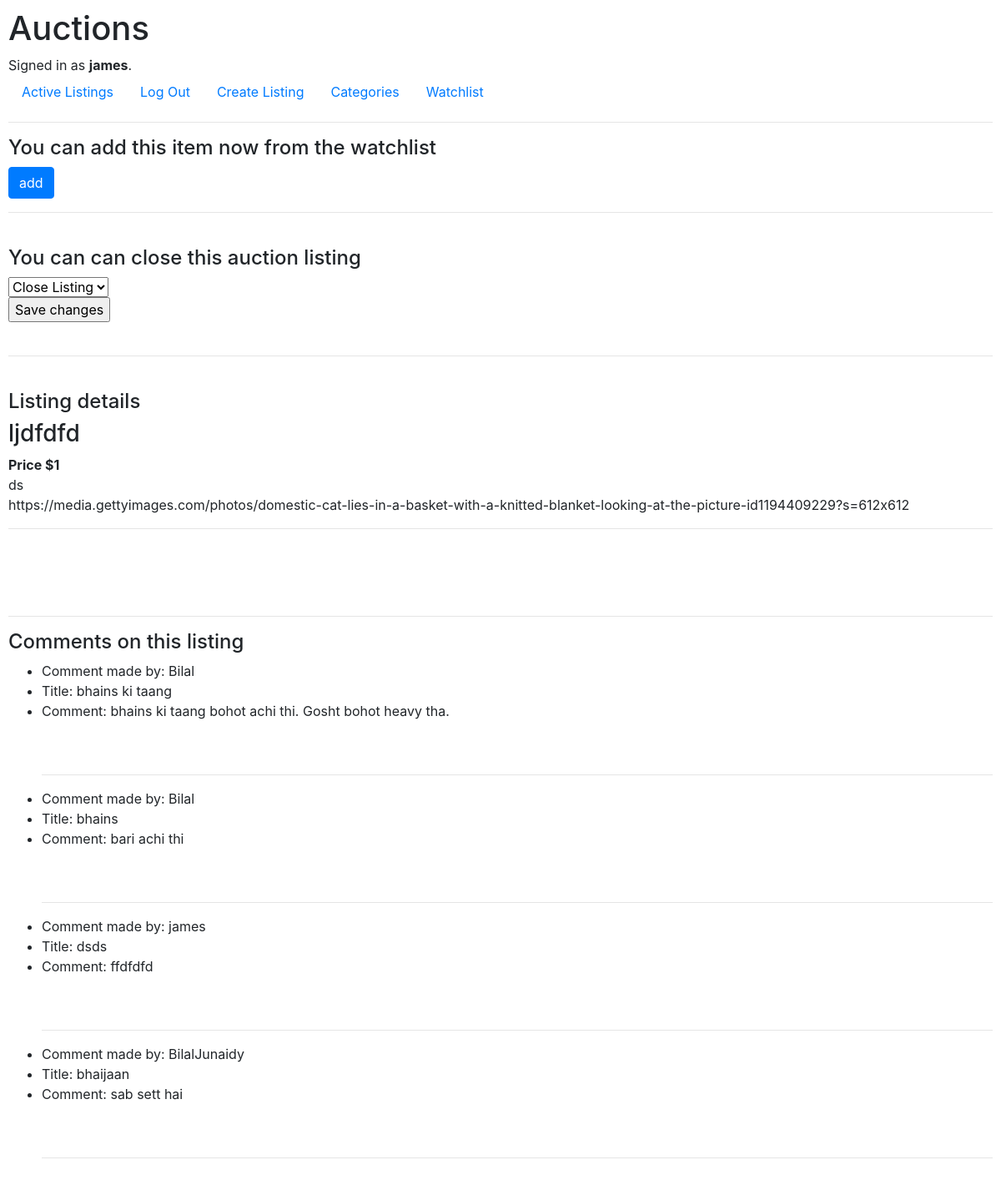
The app's page /auctions/listing/6 (signed in) with its own data.
### auctions/models.py (models this page shows, shortened)
class User(AbstractUser):
    pass

class auction_list(models.Model):
    auction_owner = models.ForeignKey(User, on_delete=models.CASCADE, related_name = "owner")
    title = models.CharField(max_length = 64)
    description = models.CharField(max_length = 1200)
    starting_bid = models.IntegerField(validators=[MinValueValidator(1)])
    link = models.URLField(max_length = 200, blank=True)
    auction_category = models.CharField(max_length = 64, blank=True)
    highest_bid = models.IntegerField(validators=[MinValueValidator(1)])
    status = models.BooleanField(default = False)
    auction_winner = models.ForeignKey(User, on_delete=models.CASCADE, related_name = "winner")
    watchlist_users = models.ManyToManyField(User, blank=True, related_name = "watchlistusers")

class comment(models.Model):
    title = models.CharField(max_length = 64)
    description = models.CharField(max_length = 600)
    owner = models.ForeignKey(User, on_delete=models.CASCADE, related_name = "comment_owner")
    listing = models.ForeignKey(auction_list, on_delete=models.CASCADE, related_name = "comment_listing")

### auctions/views.py (the view)
# urls.py: path("listing/<int:listing_id>", views.listing, name="listing"),
@login_required(login_url='login')
def listing(request, listing_id):
    class Bid_Form(ModelForm):
        class Meta:
            model = bid
            exclude = ['bid_owner','listing']
    modelform = Bid_Form()
    try:
        listing = auction_list.objects.get(pk=listing_id)
    except:
        return HttpResponse("NO such listing exists")
    userqueryset = User.objects.filter(watchlistusers = listing)
    current_user_id = request.user.id
    min_bid_price = listing.highest_bid
    commentform = Comment_Form()
    current_comments = comment.objects.filter(listing = auction_list.objects.get(pk = listing_id))
    if not listing.auction_owner.id == current_user_id:
        owner = False
    else:
        owner = True
    if current_user_id in userqueryset.values_list('id', flat=True):
        In_watchlist = True
    else:
        In_watchlist = False
    if listing.status == False:
        available = True
    else:
        available = False
    if not available and listing.auction_winner.id == current_user_id:
        win = True
    else:
        win = False
    return render(request, "auctions/listing.html", {
        "listing": listing,
        "In_watchlist": In_watchlist,
        "min_bid_price": min_bid_price,
        "owner": owner,
        "form": modelform,
        "available":available,
        "win": win,
        "commentform": commentform,
        "current_comments": current_comments
        })

### auctions/views.py
    class Bid_Form(ModelForm):
        class Meta:
            model = bid
            exclude = ['bid_owner','listing']

### auctions/models.py
class Comment_Form(ModelForm):
    class Meta:
        model = comment
        exclude = ['listing','owner']

### auctions/templates/auctions/listing.html (shortened to what this page needs)
{% extends "auctions/layout.html" %}
{% block body %}
    {% if available %}
    <form method = "POST" action = "{% url 'watchlist' %}">
        {% if In_watchlist %}
            <h4>You can remove this item now from the watchlist</h4>
            <input type = "hidden" name = "listing_id" value = {{listing.id}}>
            <input class="btn btn-primary" type="submit" name = "update" value="remove">
        {% else %}
            <h4>You can add this item now from the watchlist</h4>
            <input class="btn btn-primary" type="submit" name = "update" value="add">
        {% endif %}
    <br>
    <hr>
    <br>
    </form>
    {% endif %}
    {% if owner and available %}
        <h4> You can can close this auction listing </h4>
        <form method="POST" action = "{% url 'close' listing.id %}">
            <select name="option">
                <option value="close">Close Listing</option>
            </select>
            <br>
            <input type="submit" value="Save changes">
        </form>
        <br>
        <hr>
        <br>
    {% endif %}
    <h4>Listing details</h4>
    <h3>{{listing.title}}</h3>
    <Strong>Price ${{listing.highest_bid}}</Strong>
    <br>
    {{listing.description}}
    <br>
    {{listing.link}}
    <br>
    <hr>
    <br>
    {% if current_comments %}
    <br>
    <br>
    <hr>
        <h4> Comments on this listing </h4>
    <ul>
        {% for comment in current_comments %}
            <li> Comment made by: {{comment.owner}}</li>
            <li> Title: {{comment.title}}</li>
            <li> Comment: {{comment.description}}</li>
            <br>
            <br>
            <hr>
        {% endfor %}
    </ul>
    {% endif %}
{% endblock %}

### auctions/templates/auctions/layout.html (shortened to what this page needs)
{% load static %}
<!DOCTYPE html>
<html lang="en">
    <head>
        <link rel="stylesheet" href="https://stackpath.bootstrapcdn.com/bootstrap/4.4.1/css/bootstrap.min.css">
        <link href="{% static 'auctions/styles.css' %}" type="text/css" rel="stylesheet">
    </head>
    <body>
        <h1>Auctions</h1>
        <div>
            {% if user.is_authenticated %}
                Signed in as <strong>{{ user.username }}</strong>.
            {% else %}
                Not signed in.
            {% endif %}
        </div>
        <ul class="nav">
            <li class="nav-item">
                <a class="nav-link" href="{% url 'index' %}">Active Listings</a>
            </li>
            {% if user.is_authenticated %}
                <li class="nav-item">
                    <a class="nav-link" href="{% url 'logout' %}">Log Out</a>
                </li>
                <li class="nav-item">
                    <a class="nav-link" href="{% url 'create_listing' %}">Create Listing</a>
                </li>
                <li class="nav-item">
                    <a class="nav-link" href="{% url 'categories' %}">Categories</a>
                </li>
                <li class="nav-item">
                    <a class="nav-link" href="{% url 'watchlist' %}">Watchlist</a>
                </li>
            {% endif %}
        </ul>
        <hr>
        {% block body %}
        {% endblock %}
    </body>
</html>

### auctions/static/auctions/styles.css (style rules this page uses)
body { padding: 10px; }

### records on screen
User: username "james"
auction_list: title "ljdfdfd", highest_bid "1", description "ds", link "https://media.gettyimages.com/photos/domestic-cat-lies-in-a-basket-with-a-knitted-blanket-looking-at-the-picture-id1194409229?s=612x612"
comment: owner "Bilal", title "bhains ki taang", description "bhains ki taang bohot achi thi. Gosht bohot heavy tha."
comment: owner "Bilal", title "bhains", description "bari achi thi"
comment: owner "james", title "dsds", description "ffdfdfd"
comment: owner "BilalJunaidy", title "bhaijaan", description "sab sett hai"
